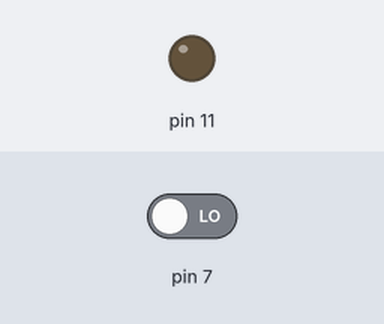
Recording of a sketch running on a simulated Arduino Uno, built with avr-gcc and run on an emulated ATmega328P. Shown: output pins drawn as LEDs (lit = HIGH). Dashed ring = blinking. Inputs (shaded band) come from the test bench; at power-on: pin 7 LOW.

Above: at 1.2 s.
1.3 s: pin 7 driven HIGH
At 1.7 s:
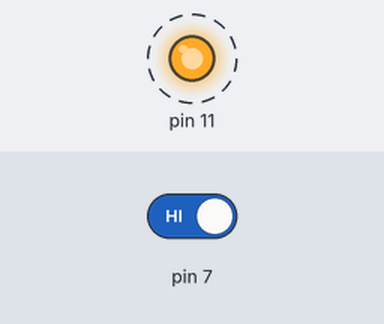
4.3 s: pin 7 driven LOW
At 5.4 s:
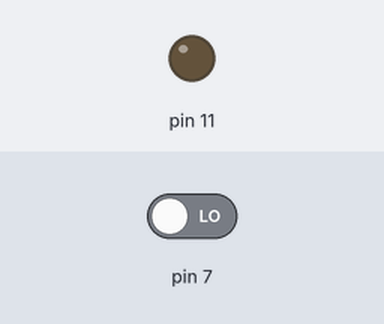
Timing chart, 0 to 7.3 s (numbered marks = the images above; inputs shaded):
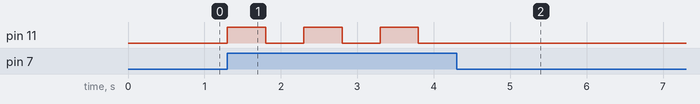

Measured:
- after the input at 1.3 s, pin 11: alternates HIGH for 0.50 s and LOW for 0.50 s, starting at once
- after the input at 4.3 s, pin 11: stops changing and stays LOW

The sketch:

opdracht-1.ino
```cpp
void setup() {
  pinMode (7, INPUT);
  pinMode (11, OUTPUT);
}

void loop() {
  if (digitalRead(7) == true) {
    if (digitalRead(11) == false) {
      digitalWrite(11, HIGH);
    } else {
      digitalWrite(11, LOW);
    }
    delay(500);
  }
}
```
